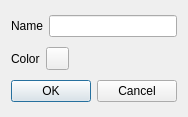
<?xml version="1.0" encoding="UTF-8"?>
<ui version="4.0">
 <class>DialogEditBarrier_ui</class>
 <widget class="QDialog" name="DialogEditBarrier_ui">
  <property name="geometry">
   <rect>
    <x>0</x>
    <y>0</y>
    <width>164</width>
    <height>117</height>
   </rect>
  </property>
  <property name="windowTitle">
   <string>Dialog</string>
  </property>
  <layout class="QVBoxLayout" name="verticalLayout">
   <item>
    <layout class="QHBoxLayout" name="horizontalLayout">
     <item>
      <widget class="QLabel" name="label">
       <property name="text">
        <string>Name</string>
       </property>
      </widget>
     </item>
     <item>
      <widget class="QLineEdit" name="name"/>
     </item>
    </layout>
   </item>
   <item>
    <layout class="QHBoxLayout" name="horizontalLayout_2">
     <item>
      <widget class="QLabel" name="label_2">
       <property name="text">
        <string>Color</string>
       </property>
      </widget>
     </item>
     <item>
      <widget class="QPushButton" name="color_btn">
       <property name="sizePolicy">
        <sizepolicy hsizetype="Fixed" vsizetype="Fixed">
         <horstretch>0</horstretch>
         <verstretch>0</verstretch>
        </sizepolicy>
       </property>
       <property name="minimumSize">
        <size>
         <width>23</width>
         <height>23</height>
        </size>
       </property>
       <property name="maximumSize">
        <size>
         <width>23</width>
         <height>23</height>
        </size>
       </property>
       <property name="text">
        <string/>
       </property>
      </widget>
     </item>
     <item>
      <spacer name="horizontalSpacer">
       <property name="orientation">
        <enum>Qt::Horizontal</enum>
       </property>
       <property name="sizeHint" stdset="0">
        <size>
         <width>40</width>
         <height>20</height>
        </size>
       </property>
      </spacer>
     </item>
    </layout>
   </item>
   <item>
    <widget class="QDialogButtonBox" name="buttonBox">
     <property name="orientation">
      <enum>Qt::Horizontal</enum>
     </property>
     <property name="standardButtons">
      <set>QDialogButtonBox::Cancel|QDialogButtonBox::Ok</set>
     </property>
     <property name="centerButtons">
      <bool>true</bool>
     </property>
    </widget>
   </item>
  </layout>
 </widget>
 <resources/>
 <connections>
  <connection>
   <sender>buttonBox</sender>
   <signal>accepted()</signal>
   <receiver>DialogEditBarrier_ui</receiver>
   <slot>accept()</slot>
   <hints>
    <hint type="sourcelabel">
     <x>159</x>
     <y>102</y>
    </hint>
    <hint type="destinationlabel">
     <x>157</x>
     <y>116</y>
    </hint>
   </hints>
  </connection>
  <connection>
   <sender>buttonBox</sender>
   <signal>rejected()</signal>
   <receiver>DialogEditBarrier_ui</receiver>
   <slot>reject()</slot>
   <hints>
    <hint type="sourcelabel">
     <x>159</x>
     <y>108</y>
    </hint>
    <hint type="destinationlabel">
     <x>163</x>
     <y>116</y>
    </hint>
   </hints>
  </connection>
  <connection>
   <sender>color_btn</sender>
   <signal>clicked()</signal>
   <receiver>DialogEditBarrier_ui</receiver>
   <slot>slot_chgColor()</slot>
   <hints>
    <hint type="sourcelabel">
     <x>53</x>
     <y>65</y>
    </hint>
    <hint type="destinationlabel">
     <x>263</x>
     <y>38</y>
    </hint>
   </hints>
  </connection>
 </connections>
 <slots>
  <slot>slot_chgColor()</slot>
 </slots>
</ui>
